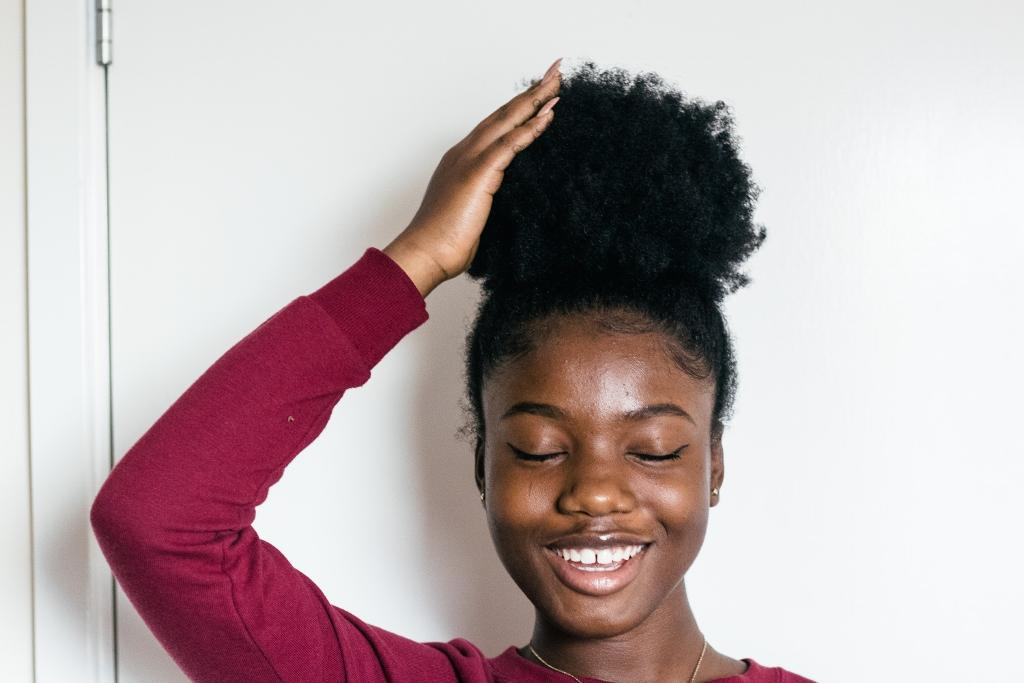
#> input picture utils/img.jpg, 1024 x 683 px, found by its file name
$ python recImg.py
#> lines starting #> are read from the running program, lines starting #| are printed output that depends on the picture; after the words box and inside, x2 and y2 are one past the last pixel; in counts of white or black regions, pixels touching at a corner belong together
import cv2
import numpy as np

# Carregar o arquivo de imagem
image_path = 'teste/img.jpg'
image = cv2.imread(image_path)
#> image is the input picture: shape (683, 1024, 3); mean B, G, R 174.2, 172.7, 188.1

# Carregar o classificador pré-treinado para detecção de rosto
face_cascade = cv2.CascadeClassifier(cv2.data.haarcascades + 'haarcascade_frontalface_default.xml')

# Converter a imagem para escala de cinza
gray = cv2.cvtColor(image, cv2.COLOR_BGR2GRAY)
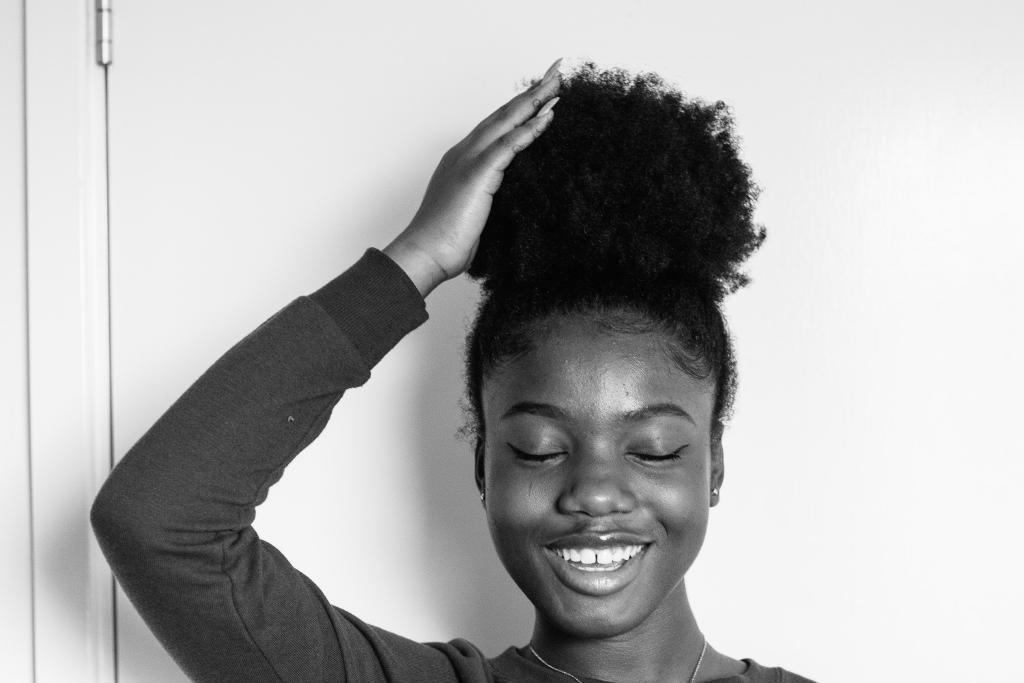
#> gray: shape (683, 1024); min 0, max 255, mean 177.5

# Realizar a detecção de rosto na imagem
faces = face_cascade.detectMultiScale(gray, scaleFactor=1.1, minNeighbors=5, minSize=(30, 30))
#> faces = [[438, 314, 316, 316]]

# Criar uma máscara preta do mesmo tamanho da imagem
mask = np.zeros_like(image)

# Preencher a região fora dos rostos detectados na máscara com a cor preta
for (x, y, w, h) in faces:
    cv2.rectangle(mask, (x, y), (x+w, y+h), (255, 255, 255), -1)
#> this loop made 1 pass
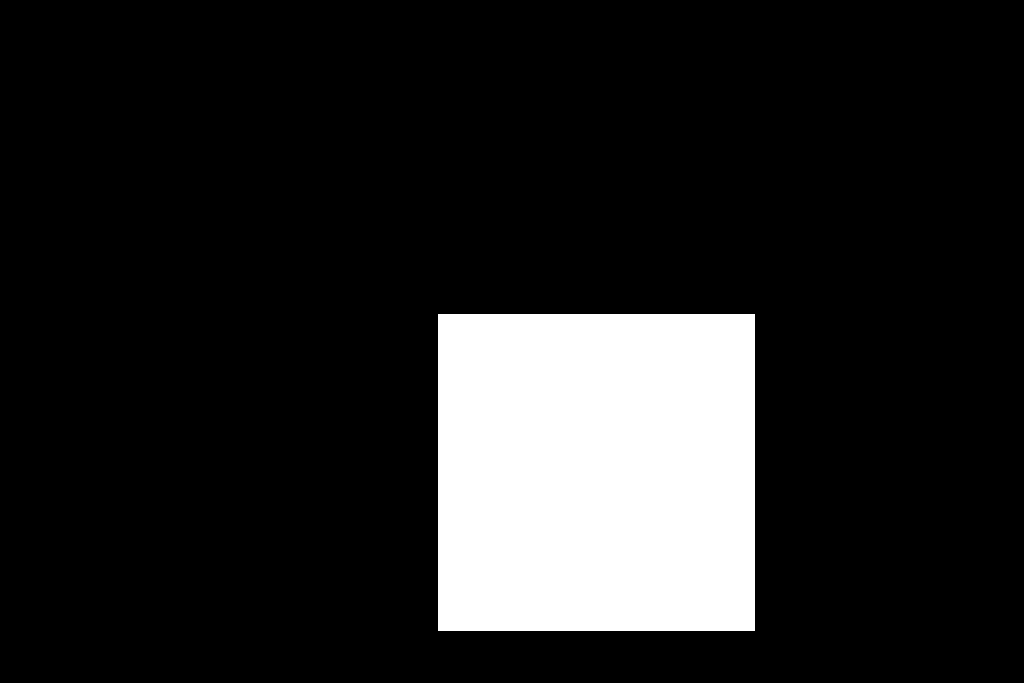
#> mask: shape (683, 1024, 3); 14.4% white; 1 white region, box (x1, y1, x2, y2) and area: (438, 314, 755, 631) 100489

# Aplicar a máscara na imagem original
result = cv2.bitwise_and(image, mask)
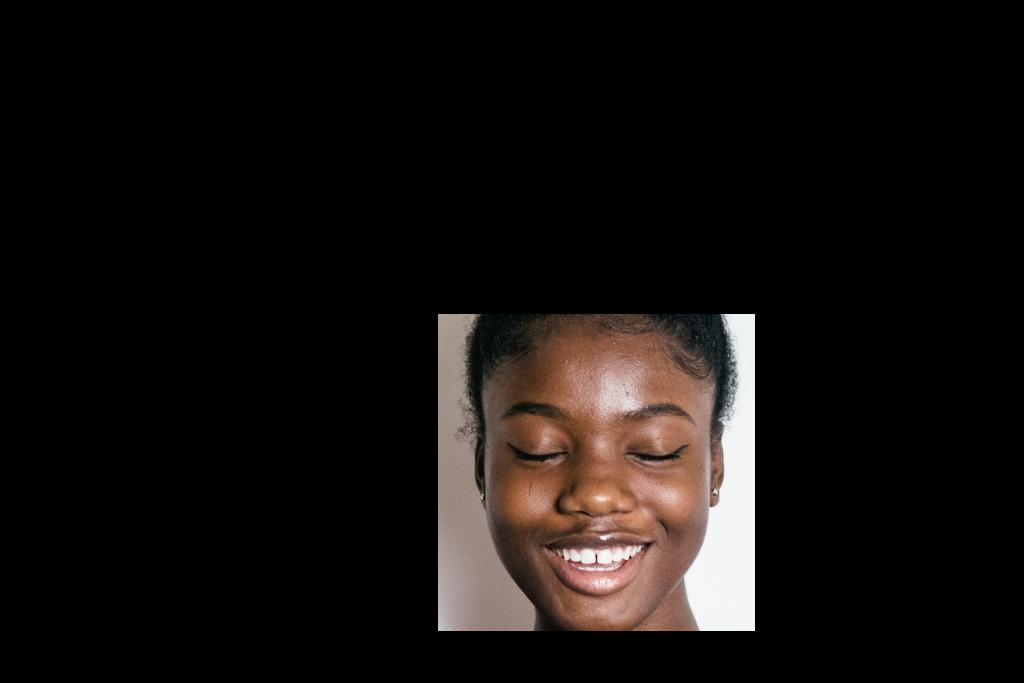
#> result: shape (683, 1024, 3); mean B, G, R 15.1, 16.7, 20.6

# Mostrar a imagem com apenas o rosto detectado
cv2.imshow('Apenas o Rosto', result)
cv2.waitKey(0)
cv2.destroyAllWindows()
